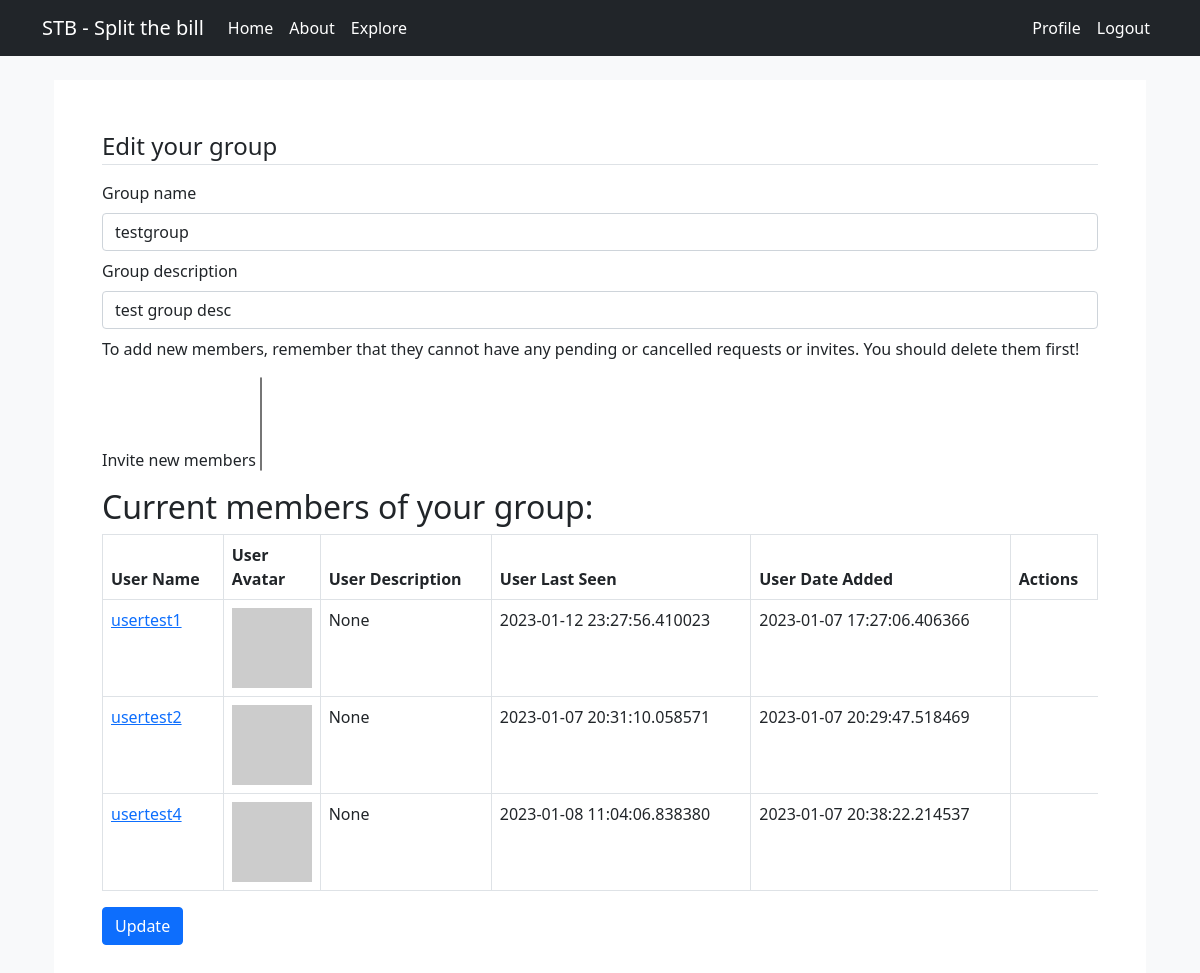
The page /edit_group/1 (signed in) on the database as committed earlier.
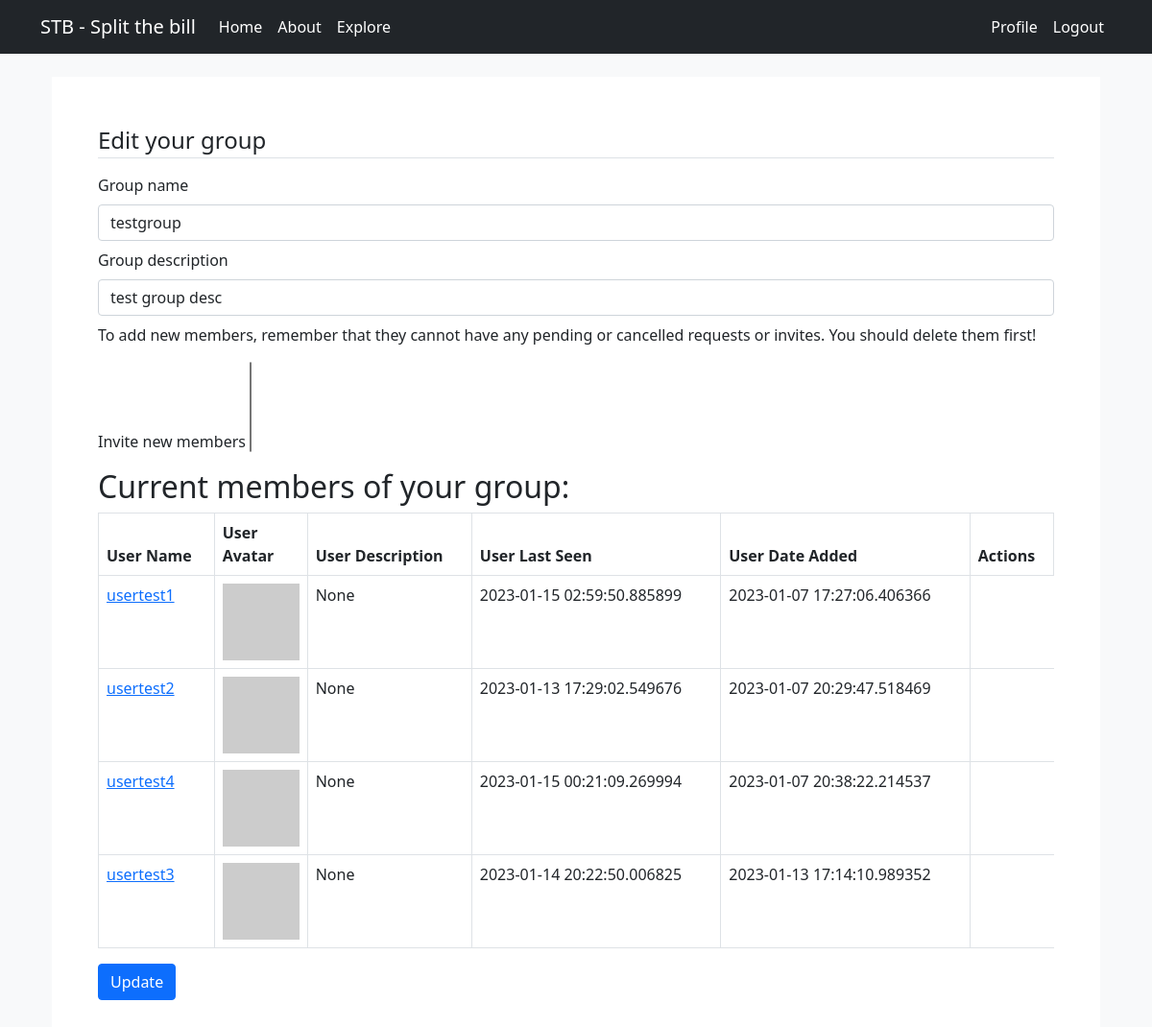
The same page on the database as committed later.
### app/models.py (models this page shows, shortened)
class User(UserMixin, db.Model):
    id = db.Column(db.Integer, primary_key=True)
    username = db.Column(db.String(64), index=True, unique=True)
    email = db.Column(db.String(120), index=True, unique=True)
    password_hash = db.Column(db.String(128))
    about_me = db.Column(db.String(140))
    last_seen = db.Column(db.DateTime, default=datetime.utcnow)
    total_balance = db.Column(db.Float)
    groups = db.relationship("Group", secondary="group_member", backref=db.backref("users", lazy=True,cascade="all, delete, delete-orphan", passive_deletes=True, single_parent=True))
    membership_requests = db.relationship("MembershipRequest", cascade="all, delete, delete-orphan", passive_deletes=True, single_parent=True, backref=db.backref("user", lazy=True))
    invitations = db.relationship("Invitation",cascade="all, delete, delete-orphan", passive_deletes=True, single_parent=True, backref=db.backref("user", lazy=True))
    def avatar(self, size):
        digest = md5(self.email.lower().encode("utf-8")).hexdigest()
        return f"https://avatars.dicebear.com/api/personas/{digest}.svg?size={size}"
    def date_joined(self, group):
        Membership = GroupMember.query.filter_by(user_id=self.id, group_id=group.id).first_or_404()
        return Membership.date_added

class Group(db.Model):
    id = db.Column(db.Integer, primary_key=True)
    name = db.Column(db.String(64), index=True, unique=True)
    owner_id = db.Column(db.Integer, db.ForeignKey("user.id", ondelete='CASCADE'))
    date_created = db.Column(db.DateTime, default=datetime.utcnow)
    description = db.Column(db.String(255))
    owner = db.relationship("User", foreign_keys=[owner_id], backref=db.backref("owned_groups", lazy=True, cascade="all, delete, delete-orphan", passive_deletes=True, single_parent=True))
    membership_requests = db.relationship("MembershipRequest", cascade="all, delete, delete-orphan", passive_deletes=True, single_parent=True, backref=db.backref("group", lazy=True))
    invitations = db.relationship("Invitation", cascade="all, delete, delete-orphan", passive_deletes=True, single_parent=True,  backref=db.backref("group", lazy=True))

class GroupMember(db.Model):
    id = db.Column(db.Integer, primary_key=True)
    group_id = db.Column(db.Integer, db.ForeignKey("group.id", ondelete='CASCADE'))
    user_id = db.Column(db.Integer, db.ForeignKey("user.id", ondelete='CASCADE'))
    date_added = db.Column(db.DateTime, default=datetime.utcnow)
    membership_status = db.Column(db.String(255))

### app/main/routes.py (the view)
@bp.route('/edit_group/<group_id>', methods=['GET', 'POST'])
@login_required
def edit_group(group_id):
    group = Group.query.filter_by(id=group_id).first_or_404()
    form = EditGroup(group_id)
    if form.validate_on_submit():
        group.name = form.group_name.data
        group.description = form.description.data
        for form_user_id in form.members.data:
            invitation = Invitation(group_id=group.id, user_id=form_user_id, status='pending')
            db.session.add(invitation)
            db.session.commit()
        flash('Your changes in your group have been saved.', 'success')
        return redirect(url_for('main.group', groupname=group.name))
    elif request.method == 'GET':
        form.group_name.data = group.name
        form.description.data = group.description
    return render_template('edit_group.html', title='Edit Group', form=form, group=group)

### app/main/forms.py (shortened to what this page needs)
class EditGroup(FlaskForm):
    group_name = StringField('Group name', validators=[DataRequired()])
    description = StringField('Group description', validators=[DataRequired(), Length(min=0, max=140)])
    members = SelectMultipleField('Invite new members', coerce=int)
    submit = SubmitField('Update')
    def __init__(self, group_id, *args, **kwargs):
        super(EditGroup, self).__init__(*args, **kwargs)
        current_members = Group.query.filter_by(id=group_id).first().users
        invitations_to_group = Group.query.filter_by(id=group_id).first().invitations
        requests_to_group = Group.query.filter_by(id=group_id).first().membership_requests
        curr_member_ids = [member.id for member in current_members]
        invited_members_ids = [inv.user_id for inv in invitations_to_group]
        requested_members_ids = [inv.user_id for inv in requests_to_group]
        list_of_ids_to_filter_out = curr_member_ids + invited_members_ids + requested_members_ids
        self.members.choices = [(user.id, user.username) for user in User.query.filter(User.id.not_in(list_of_ids_to_filter_out))]
        self.original_name = Group.query.filter_by(id=group_id).first().name

### app/templates/edit_group.html (shortened to what this page needs)
{% extends 'base.html' %}
{% block app_content %}
<div class="container">
    <form action="" method="post" class="bg-white p-5">
        <legend class="border-bottom">Edit your group</legend>
        <br>
        <div class="form-group my-2">
            {{ form.group_name.label(class="form-label") }}
            {% if form.group_name.errors %}
            {{ form.group_name(class="form-control is-invalid") }}
            <div class="invalid-feedback">
                {% for error in form.group_name.errors %}
                <span style="color: red;">[{{ error }}]</span>
                {% endfor %}
            </div>
            {% else %}
            {{ form.group_name(class="form-control", size=32) }}
            {% endif %}
        </div>
        <div class="form-group my-2">
            {{ form.description.label(class="form-label") }}
            {% if form.description.errors %}
            {{ form.description(class="form-control is-invalid", cols=50, rows=4) }}
            <div class="invalid-feedback">
                {% for error in form.description.errors %}
                <span style="color: red;">[{{ error }}]</span>
                {% endfor %}
            </div>
            {% else %}
            {{ form.description(class="form-control", cols=50, rows=4) }}
            {% endif %}
        </div>
        <div class="form-group my-2">
            <p>To add new members, remember that they cannot have any pending or cancelled requests or invites. You
                should delete them first!</p>
            {{ form.members.label(class="form-label") }}
            {% if form.members.errors %}
            {{ form.members(class="form-control is-invalid") }}
            <div class="invalid-feedback">
                {% for error in form.members.errors %}
                <span style="color: red;">[{{ error }}]</span>
                {% endfor %}
            </div>
            {% else %}
            {{ form.members(class="selectpicker", multiple=True) }}
            {% endif %}
        </div>
        <h2>Current members of your group:</h2>
        <table class="table table-bordered">
            <thead>
                <tr>
                    <th scope="col">User Name</th>
                    <th scope="col">User Avatar</th>
                    <th scope="col">User Description</th>
                    <th scope="col">User Last Seen</th>
                    <th scope="col">User Date Added</th>
                    <th scope="col">Actions</th>
                </tr>
            </thead>
            {% for user in group.users %}
            {% include '_user.html' %}
            {% endfor %}
        </table>
        <div class="form-group my-2">
            {{ form.submit(class="btn btn-primary") }}
        </div>
    </form>
</div>
{% endblock %}

### app/templates/_user.html (shortened to what this page needs)
<tbody>
    <tr>
        <td><a href="{{ url_for('main.user', username=user.username) }}">{{ user.username }}</a>
        </td>
        <td width="32px"><img src="{{ user.avatar(32) }}"></td>
        <td>{{ user.about_me }}</td>
        <td>{{ user.last_seen }}</td>
        <td>{{ user.date_joined(group) }}</td>
    </tr>
</tbody>

Rows that differ between the two databases and show on the page:
changed User "usertest1": last_seen "2023-01-12 23:27:56.410023" → "2023-01-15 02:59:50.885899"
changed User "usertest2": last_seen "2023-01-07 20:31:10.058571" → "2023-01-13 17:29:02.549676"
changed User "usertest4": last_seen "2023-01-08 11:04:06.838380" → "2023-01-15 00:21:09.269994"
now on this page (row edited): User: username "usertest3", about_me "None", last_seen "2023-01-14 20:22:50.006825", date_joined "2023-01-13 17:14:10.989352"
